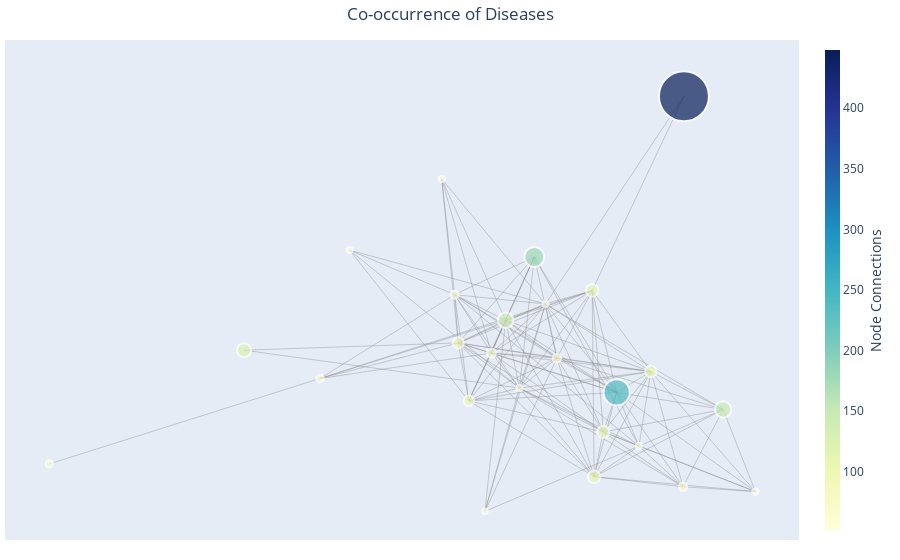

Notebook code cell kept with this figure:
### Code cell
edge_x = []
edge_y = []
for edge in g.edges():
    x0, y0 = g.nodes[edge[0]]['pos']
    x1, y1 = g.nodes[edge[1]]['pos']
    edge_x.append(x0)
    edge_x.append(x1)
    edge_x.append(None)
    edge_y.append(y0)
    edge_y.append(y1)
    edge_y.append(None)

node_adjacencies = []
node_text = []
i=0
for node, adjacencies in enumerate(g.adjacency()):
    node_adjacencies.append(len(adjacencies[1]))
    node_text.append('Disease:' +str(labels[i]) +', Number of Connections: '+str(int(sizes[i])))
    i+=1
edge_trace = go.Scatter(
    x=edge_x, y=edge_y,
    line=dict(width= .4, color='#888'),
    hoverinfo='none',
    mode='lines')

node_x = []
node_y = []
for node in g.nodes():
    x, y = g.nodes[node]['pos']
    node_x.append(x)
    node_y.append(y)
    

node_trace = go.Scatter(
    x=node_x, y=node_y,
    mode='markers',
    hoverinfo='text',
    marker=dict(
        showscale=True,
        # colorscale options
        #'greys' | 'YlgnBu' | 'greens' | 'YlOrRd' | 'Bluered' | 'RdBu' |
        #'Reds' | 'Blues' | 'Picnic' | 'Rainbow' | 'Portland' | 'Jet' |
        #'Hot' | 'Blackbody' | 'Earth' | 'Electric' | 'Viridis' |
        colorscale='YlgnBu',
        reversescale=False,
        color=[],
        size=10,
        colorbar=dict(
            thickness=15,
            title='Node Connections',
            xanchor='left',
            titleside='right'
        ),
        line_width=2))


node_trace.marker.color = sizes
node_trace.marker.size = [s for  s in sizes]
node_trace.marker.sizeref = sizeref
node_trace.text = node_text

data=[edge_trace, node_trace]
layout = go.Layout(
                titlefont_size=16,
                showlegend=False,
                hovermode='closest',
                margin=dict(b=20,l=5,r=5,t=40),
                xaxis=dict(showgrid=False, zeroline=False, showticklabels=False),
                yaxis=dict(showgrid=False, zeroline=False, showticklabels=False))
fig = go.Figure(data=data,
             layout= layout)
fig.update_layout(title = 'Co-occurrence of Diseases', title_x = .50)

### Figure 1 — Plotly figure (JSON) as saved in the notebook; plotly's stock layout.template omitted (floating-point values rounded to 4 significant figures; data arrays with more than 128 entries replaced by an {"elided": "..."} marker saying what was removed)
{"data": [{"hoverinfo": "none", "line": {"color": "#888", "width": 0.4}, "mode": "lines", "type": "scatter", "x": {"elided": "462 float values"}, "y": {"elided": "462 float values"}}, {"hoverinfo": "text", "marker": {"color": [57, 66, 56, 75, 235, 110, 56, 103, 146, 55, 68, 77, 57, 112, 72, 113, 126, 179, 101, 448, 53, 139, 81, 52, 95], "colorbar": {"thickness": 15, "title": {"side": "right", "text": "Node Connections"}, "xanchor": "left"}, "colorscale": [[0, "rgb(255,255,217)"], [0.125, "rgb(237,248,177)"], [0.25, "rgb(199,233,180)"], [0.375, "rgb(127,205,187)"], [0.5, "rgb(65,182,196)"], [0.625, "rgb(29,145,192)"], [0.75, "rgb(34,94,168)"], [0.875, "rgb(37,52,148)"], [1, "rgb(8,29,88)"]], "line": {"width": 2}, "reversescale": false, "showscale": true, "size": [57, 66, 56, 75, 235, 110, 56, 103, 146, 55, 68, 77, 57, 112, 72, 113, 126, 179, 101, 448, 53, 139, 81, 52, 95], "sizeref": 8.96}, "mode": "markers", "text": ["Disease:Tobacco use disorder, Number of Connections: 57", "Disease:Oth rd veh acc-pers NEC, Number of Connections: 66", "Disease:Anemia NOS, Number of Connections: 56", "Disease:Mal hyp kid w cr kid V, Number of Connections: 75", "Disease:Thrombocytopenia NOS, Number of Connections: 235", "Disease:End stage renal disease, Number of Connections: 110", "Disease:Abdmnal pain oth spcf st, Number of Connections: 56", "Disease:Hyperpotassemia, Number of Connections: 103", "Disease:Anemia in chr kidney dis, Number of Connections: 146", "Disease:Syst lupus erythematosus, Number of Connections: 55", "Disease:Fx malar/maxillary-close, Number of Connections: 68", "Disease:Crnry athrscl natve vssl, Number of Connections: 77", "Disease:Compl liver transplant, Number of Connections: 57", "Disease:Long-term use anticoagul, Number of Connections: 112", "Disease:Acute kidney failure NOS, Number of Connections: 72", "Disease:Food/vomit pneumonitis, Number of Connections: 113", "Disease:Dsct of abdominal aorta, Number of Connections: 126", "Disease:NB obsrv suspct infect, Number of Connections: 179", "Disease:CHF NOS, Number of Connections: 101", "Disease:Malignant neoplasm cecum, Number of Connections: 448", "Disease:Acute respiratry failure, Number of Connections: 53", "Disease:Hypertension NOS, Number of Connections: 139", "Disease:Atrial fibrillation, Number of Connections: 81", "Disease:Constipation NOS, Number of Connections: 52", "Disease:DMII wo cmp nt st uncntr, Number of Connections: 95"], "type": "scatter", "x": [-0.1639, -1, 0.001587, 0.3502, 0.2089, 0.1804, 0.5045, 0.2818, 0.4357, 0.2563, -0.4231, 0.08154, -0.3602, 0.1609, -0.1364, 0.1567, -0.585, 0.03337, -0.1287, 0.3522, 0.05704, -0.02779, -0.05803, -0.07184, -0.1061], "y": [0.3987, -0.2227, -0.05716, -0.2724, -0.06671, -0.153, -0.283, -0.02128, -0.104, -0.1838, -0.03633, 0.0078, 0.2436, -0.2507, 0.1464, 0.1554, 0.02533, 0.2287, 0.04119, 0.5791, 0.1262, 0.09071, 0.0192, -0.3262, -0.08504]}], "layout": {"autosize": true, "hovermode": "closest", "margin": {"b": 20, "l": 5, "r": 5, "t": 40}, "showlegend": false, "title": {"text": "Co-occurrence of Diseases", "x": 0.5}, "xaxis": {"autorange": true, "range": [-1.09, 0.5939], "showgrid": false, "showticklabels": false, "type": "linear", "zeroline": false}, "yaxis": {"autorange": true, "range": [-0.3924, 0.7244], "showgrid": false, "showticklabels": false, "type": "linear", "zeroline": false}}}
